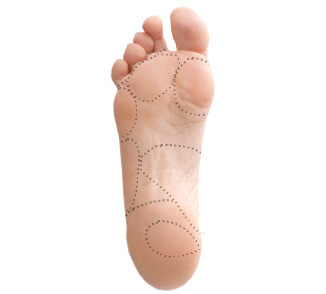
#> input picture foot-bottom.jpg, 326 x 294 px
$ python foot.py
#> lines starting #> are read from the running program, lines starting #| are printed output that depends on the picture; after the words box and inside, x2 and y2 are one past the last pixel; in counts of white or black regions, pixels touching at a corner belong together
import cv2
import numpy as np
import imutils

# Constants
REFERENCE_OBJECT_WIDTH = 4.0  # Width of the reference object in cm
REFERENCE_OBJECT_HEIGHT = 4.0  # Height of the reference object in cm

def find_reference_object(contours):
    # Find the contour with the largest area (reference object)
    reference_contour = max(contours, key=lambda c: cv2.contourArea(c))
    return reference_contour

def calculate_foot_size(foot_contour, reference_object_contour):
    # Find the bounding rectangle for both foot and reference object contours
    foot_x, foot_y, foot_w, foot_h = cv2.boundingRect(foot_contour)
    ref_x, ref_y, ref_w, ref_h = cv2.boundingRect(reference_object_contour)

    # Calculate the scale factors for width and height
    width_scale = REFERENCE_OBJECT_WIDTH / float(ref_w)
    height_scale = REFERENCE_OBJECT_HEIGHT / float(ref_h)

    # Calculate the real-world dimensions of the foot
    foot_real_width = foot_w * width_scale
    foot_real_height = foot_h * height_scale

    return foot_real_width, foot_real_height

def main():
    # Load and preprocess the image
    image = cv2.imread('foot-bottom.jpg')
#> image is the input picture: shape (294, 326, 3); mean B, G, R 231.4, 236, 246.1
    gray = cv2.cvtColor(image, cv2.COLOR_BGR2GRAY)
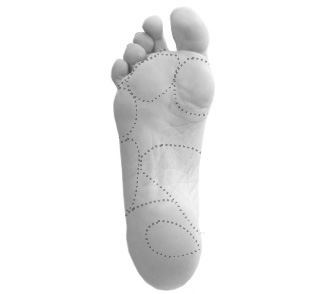
#> gray: shape (294, 326); min 67, max 255, mean 238.5
    blurred = cv2.GaussianBlur(gray, (7, 7), 0)
    edges = cv2.Canny(blurred, 50, 150)
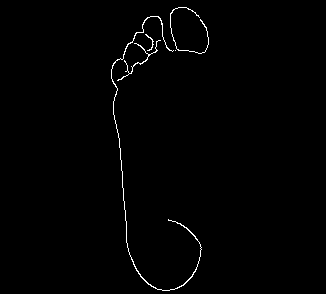
#> edges: shape (294, 326); 0.86% white in thin lines or dots, all inside (x1, y1, x2, y2) = (111, 7, 209, 291)

    # Find contours
    contours = cv2.findContours(edges, cv2.RETR_EXTERNAL, cv2.CHAIN_APPROX_SIMPLE)
#> contours = 5 contours, 3 with area under 20; largest, box (x1, y1, x2, y2) and area: (111, 16, 202, 291) 90, (117, 40, 161, 81) 26
    contours = imutils.grab_contours(contours)

    # Identify the reference object contour
    reference_object_contour = find_reference_object(contours)
#> in find_reference_object, `reference_contour = max(contours, key=lambda c: cv2.contourArea(c))`: reference_contour = contour of 380 points, box (x1, y1, x2, y2) (111, 16, 202, 291), area 90
#> reference_object_contour has the same summary as reference_contour in find_reference_object

    # Filter the foot contour by excluding the reference object contour
    foot_contour = find_reference_object([c for c in contours if not np.array_equal(c, reference_object_contour)])
#> foot_contour = contour of 116 points, box (x1, y1, x2, y2) (117, 40, 161, 81), area 26

    # Calculate foot size
    foot_width, foot_height = calculate_foot_size(foot_contour, reference_object_contour)
#> in calculate_foot_size, `foot_x, foot_y, foot_w, foot_h = cv2.boundingRect(foot_contour)`: foot_x = 117; foot_y = 40; foot_w = 44; foot_h = 41
#> in calculate_foot_size, `ref_x, ref_y, ref_w, ref_h = cv2.boundingRect(reference_object_contour)`: ref_x = 111; ref_y = 16; ref_w = 91; ref_h = 275
#> in calculate_foot_size, `width_scale = REFERENCE_OBJECT_WIDTH / float(ref_w)`: width_scale = 0.044
#> in calculate_foot_size, `height_scale = REFERENCE_OBJECT_HEIGHT / float(ref_h)`: height_scale = 0.0145
#> in calculate_foot_size, `foot_real_width = foot_w * width_scale`: foot_real_width = 1.93
#> in calculate_foot_size, `foot_real_height = foot_h * height_scale`: foot_real_height = 0.596
#> foot_width = 1.93; foot_height = 0.596
    print(f"Foot dimensions: {foot_width:.2f} cm (width) x {foot_height:.2f} cm (height)")
#| Foot dimensions: 1.93 cm (width) x 0.60 cm (height)

if __name__ == "__main__":
    main()
